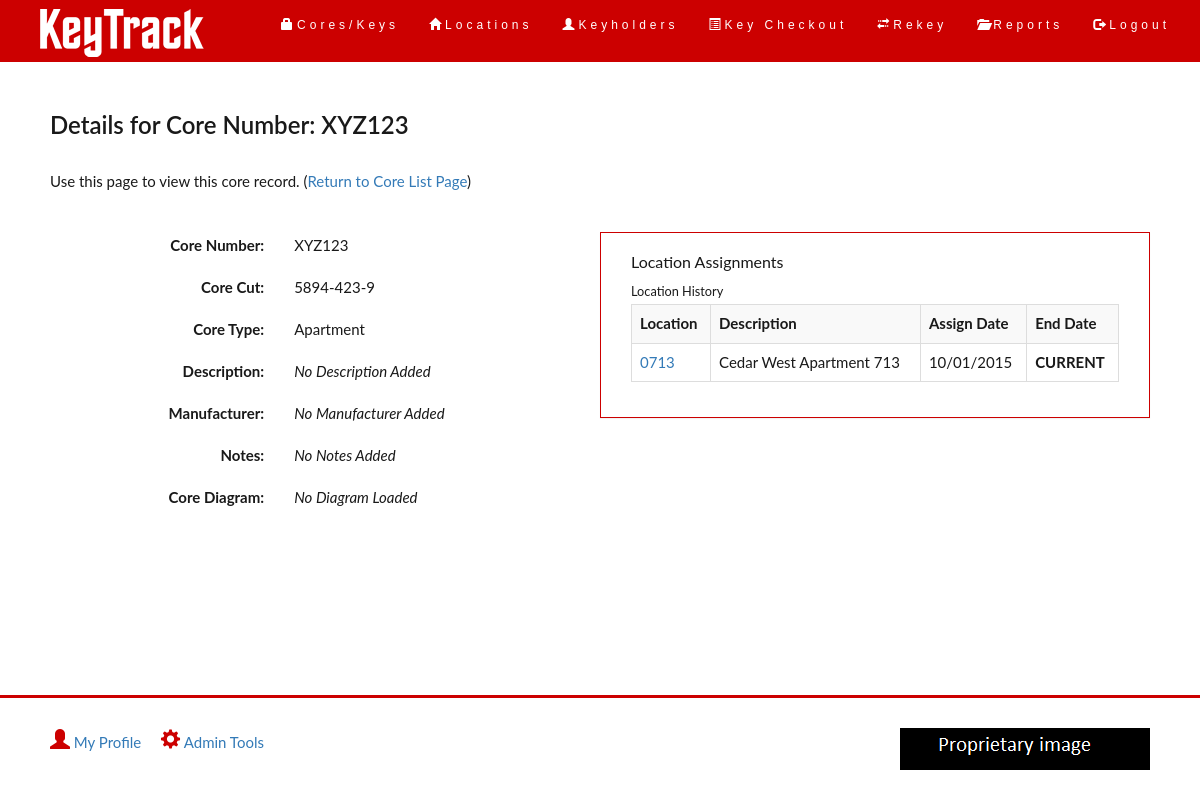
The page /viewcore.php?id=2 (signed in) on the database its author committed.
### tables this page shows
create table core (
	core_id int unsigned not null auto_increment primary key,
	core_num varchar(16) not null unique,
	core_cut varchar(32),
	core_desc varchar(128),
	core_manf varchar(32),
	core_insertdt datetime default CURRENT_TIMESTAMP,
	core_notes text,
	core_diagram tinytext,
	core_is_act tinyint default 1,
	core_type varchar(32) not null
)
ENGINE InnoDB;

create table key_loc (
	key_loc_id int unsigned not null auto_increment primary key,
	key_loc_startdt datetime not null,
	key_loc_enddt datetime,
	key_loc_qty tinyint,
	key_loc_lost_qty tinyint,
	key_loc_lostdt datetime,
	key_loc_lost_return tinyint,
	key_id int unsigned,
	foreign key (key_id)
	references ktkey(key_id)
	on update cascade
	on delete set null,
	loc_id int unsigned,
	foreign key (loc_id)
	references location(loc_id)
	on update cascade
	on delete set null,
	user_id int unsigned,
	foreign key (user_id)
	references ktuser(user_id)
	on update cascade
	on delete set null
)
ENGINE InnoDB;

create table location (
	loc_id int unsigned not null auto_increment primary key,
	loc_unit_num varchar(16),
	loc_desc varchar(128),
	loc_insertdt datetime default CURRENT_TIMESTAMP,
	loc_notes text,
	loc_is_act tinyint default 1,
	loc_type varchar(32) not null,
	bldg_id int unsigned,
	foreign key (bldg_id)
	references building(bldg_id)
	on update cascade
	on delete set null,
	loc_mailbox varchar(32),
	loc_mail_core varchar(32)
)
ENGINE InnoDB;

### common/functions.php (called while the page is built, shortened)
<?php
	function dateDisplay($timefromdb){
		$time = strtotime($timefromdb);
		$myFormatForView = date("m/d/Y", $time);
		return $myFormatForView;
	}
	function selectCore($conn,$core_id){
		$query = "SELECT * FROM core WHERE core_id = '$core_id' ";
		$result = mysqli_query($conn, $query);
		$row = $result->fetch_array(MYSQLI_ASSOC);
		return $row;
	}
	function selectCoreAssignments($conn,$is_act,$core_id){
		$assignments = array();
		if($is_act == 0){
			$query = "SELECT kl.key_loc_id,kl.key_loc_startdt,kl.key_loc_enddt,kl.key_id,kl.loc_id,l.loc_unit_num,l.loc_desc,l.loc_type,b.bldg_num,b.bldg_prop,c.core_num,c.core_id
				FROM key_loc kl INNER JOIN location l ON kl.loc_id = l.loc_id INNER JOIN ktkey k ON kl.key_id = k.key_id INNER JOIN core c ON k.core_id = c.core_id
				INNER JOIN building b ON l.bldg_id = b. bldg_id
				WHERE kl.key_loc_enddt IS NOT NULL AND c.core_id = '$core_id' ORDER BY kl.key_loc_id DESC";
		}elseif($is_act == 2){
			$query = "SELECT kl.key_loc_id,kl.key_loc_startdt,kl.key_loc_enddt,kl.key_id,kl.loc_id,l.loc_unit_num,l.loc_desc,l.loc_type,b.bldg_num,b.bldg_prop,c.core_num,c.core_id
				FROM key_loc kl INNER JOIN location l ON kl.loc_id = l.loc_id INNER JOIN ktkey k ON kl.key_id = k.key_id INNER JOIN core c ON k.core_id = c.core_id
				INNER JOIN building b ON l.bldg_id = b. bldg_id
				WHERE c.core_id = '$core_id' ORDER BY kl.key_loc_id DESC";
		}
		$result = mysqli_query($conn, $query);
		$rows = $result->num_rows;
		for($j=0; $j<$rows; $j++){
			while($row = $result->fetch_array(MYSQLI_ASSOC)){
				array_push($assignments, $row);
			}
		}
		return $assignments;
	}
?>

### viewcore.php (the view, shortened to what this page needs)
<?php
require_once "./common/login.php";
require_once "./common/functions.php";
if(isset($_GET['id'])){
	$conn = new mysqli($hn, $un, $pw, $db);
	$core_id = mysql_entities_fix_string($conn, $_GET['id']);
	$row = selectCore($conn,$core_id);
	$is_act = 2;
	$assignments = selectCoreAssignments($conn,$is_act,$core_id);
}else{
	header("Location: retrievecores.php");
}
require_once "./common/header.php";
?>
<div class="container-fluid">
	<div class="row">
		<div class="col-sm-12">
			<h2>Details for Core Number: <?php echo $row['core_num']; ?></h2>
			<p>Use this page to view this core record. (<a href="retrievecores.php">Return to Core List Page</a>)</p>
		</div>
	</div>
	<br>
<div class="col-sm-6">
	<div class="row">
		<div class="col-sm-5 text-right">
			<b>Core Number:</b>
		</div>
		<div class="col-sm-7 form-group">
			<?php echo $row['core_num']; ?>
		</div>
	</div>
	<div class="row">
		<div class="col-sm-5 text-right">
			<b>Core Cut:</b>
		</div>
		<div class="col-sm-7 form-group">
			<?php if($row['core_cut'] ==''){
				echo "<i>No Core Cut Added</i>";
			}else{
				echo $row['core_cut'];
			}
			?>
		</div>
	</div>
	<div class="row">
		<div class="col-sm-5 text-right">
			<b>Core Type:</b>
		</div>
		<div class="col-sm-7 form-group">
			<?php echo $row['core_type']; ?>
		</div>
	</div>
	<div class="row">
		<div class="col-sm-5 text-right">
			<b>Description:</b>
		</div>
		<div class="col-sm-7 form-group">
			<?php if($row['core_desc'] ==''){
				echo "<i>No Description Added</i>";
			}else{
				echo $row['core_desc'];
			}
			?>
		</div>
	</div>
	<div class="row">
		<div class="col-sm-5 text-right">
			<b>Manufacturer:</b>
		</div>
		<div class="col-sm-7 form-group">
			<?php if($row['core_manf'] ==''){
				echo "<i>No Manufacturer Added</i>";
			}else{
				echo $row['core_manf'];
			}
			?>
		</div>
	</div>
	<div class="row">
		<div class="col-sm-5 text-right">
			<b>Notes:</b>
		</div>
		<div class="col-sm-7 form-group">
			<?php if($row['core_notes'] ==''){
				echo "<i>No Notes Added</i>";
			}else{
				echo $row['core_notes'];
			}
			?>
		</div>
	</div>
	<?php if($_SESSION['usertype'] == 'View'){
	}else{ ?>
	<div class="row">
		<div class="col-sm-5 text-right">
			<b>Core Diagram:</b>
		</div>
		<div class="col-sm-7 form-group">
			<?php if($row['core_diagram'] ==''){ ?>
				<i>No Diagram Loaded</i>
			<?php }else{ ?>
				<a data-fancybox="images" data-caption="Diagram for Core: <?php echo $row['core_num']; ?>" href="<?php echo $row['core_diagram']; ?>">View Diagram</a>
			<?php } ?>
		</div>
	</div>
	<?php } ?>
</div>
<div class="col-sm-6 panel panel-default pull-right">
	<div class="panel-body">
		<div class="panel-title">
		Location Assignments
		</div>
		<div class="row">
			<div class="col-sm-12">
				<span class="small">Location History</span>
			</div>
		</div>
		<div class="row">
			<div class="col-sm-12">
			<table class="table table-striped table-bordered">
				<tr>
					<th scope="col">Location</th>
					<th scope="col">Description</th>
					<th scope="col">Assign Date</th>
					<th scope="col">End Date</th>
				</tr>
				<?php foreach($assignments as $location){ ?>
				<tr>
					<td>
						<a href="viewlocation.php?id=<?php echo $location['loc_id']; ?>"><?php echo $location['loc_unit_num']; ?></a>
					</td>
					<td>
						<?php echo $location ['loc_desc'];?>
					</td>
					<td><?php echo dateDisplay($location['key_loc_startdt']);?>
					</td>
					<td><?php if(!$location['key_loc_enddt'] || $location['key_loc_enddt'] == ''){
							echo "<b>CURRENT</b>";
						}else{
							echo dateDisplay($location['key_loc_enddt']);
						} ?>
					</td>
				</tr>
				<?php } ?>
			</table>
			</div>
		</div>
	</div>
</div>
</div>
<?php
	require_once "./common/footer.php";
?>

### css/styles.css (style rules this page uses)
body { font: 400 15px Lato, sans-serif; line-height: 1.8; color: #191919; }
h2 { font-size: 24px; color: #191919; font-weight: 600; margin-bottom: 30px; }
.container-fluid { padding: 30px 50px; }
.panel { border: 1px solid #CC0000; border-radius:0 !important; transition: box-shadow 0.5s; }
html, body { height: 100%; margin: 0; }

### rows shown on the page
core: core_num "XYZ123", core_cut "5894-423-9", core_type "Apartment"
key_loc: loc.loc_unit_num "0713", loc.loc_desc "Cedar West Apartment 713", key_loc_startdt "10/01/2015", shows "CURRENT"
